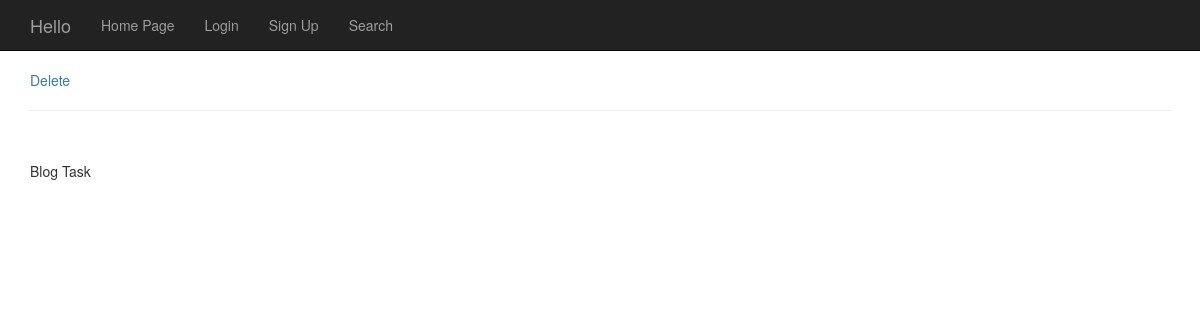
The app's page /category/32/, older data.
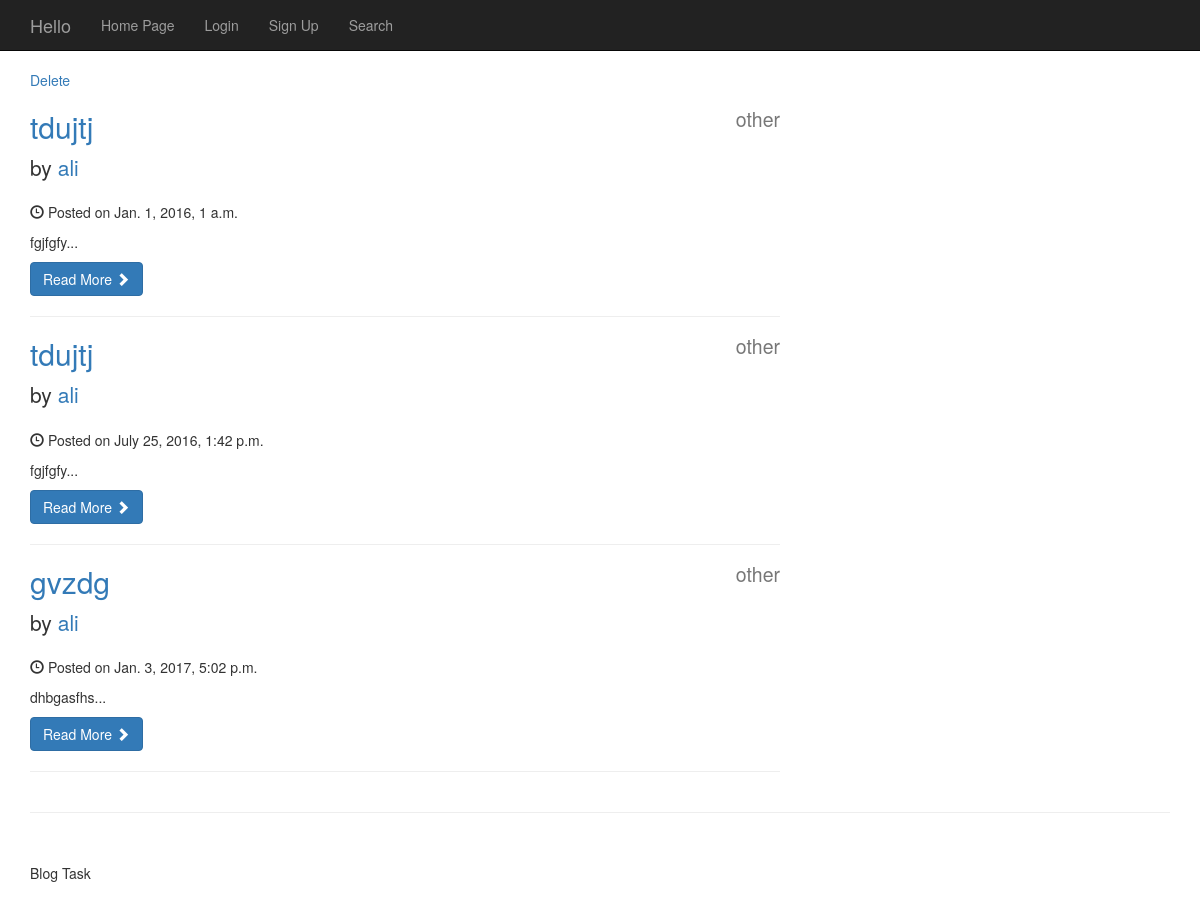
The same page, newer data.
### TaskBlogApp/models.py (models this page shows, shortened)
@python_2_unicode_compatible
class Post(models.Model):
    post_cat = models.ForeignKey(Category)
    post_author = models.ForeignKey(User)
    post_title = models.CharField(max_length=70)
    post_content = models.TextField()
    post_createdAt = models.DateTimeField(auto_now_add=True, null=True, blank=True)
    post_updatedAd = models.DateTimeField(auto_now_add=False, default=datetime.now)
    post_like = models.IntegerField(default=0)
    post_dislike = models.IntegerField(default=0)

@python_2_unicode_compatible
class Category(models.Model):
    cat_title = models.CharField(max_length=70)
    def __str__(self):
        return self.cat_title

### TaskBlogApp/views.py (the view)
# urls.py: url(r'^category/(?P<pk>[0-9]+)/$', views.CategoryView.as_view(), name='category'),
class CategoryView(generic.View):
    template_name = 'categories.html'
    def get(self, request, pk):
        try:
            posts = Post.objects.filter(post_cat_id=self.kwargs.get('pk')).order_by('post_updatedAd')
        except Post.DoesNotExist:
            posts = None
        return render(request, 'categories.html', {
            'posts': posts,
            'cat_pk': self.kwargs.get('pk')
        })

### templates/categories.html (shortened to what this page needs)
<!DOCTYPE html>
<html lang="en">
<head>
    <link rel="stylesheet" href="https://maxcdn.bootstrapcdn.com/bootstrap/3.3.6/css/bootstrap.min.css" />
</head>
<body>
{% extends 'header.html' %}
{% block content %}
    <div class="container">
        <div class="row">
            <div class="col-md-8">
                <a href="{% url 'delete_cat' cat_pk %}">Delete</a>
                {% for post in posts %}
                    <h2>
                        <a href="{% url 'post' post.post_cat_id post.id %}">{{ post.post_title }}</a>
                        <small style="float:right">{{ post.post_cat }}</small>
                    </h2>
                    <p class="lead">
                        by <a href="">{{ post.post_author }}</a>
                    </p>
                    <p><span class="glyphicon glyphicon-time"></span> Posted on {{ post.post_updatedAd }}</p>
                    <p>{{ post.post_content|slice:":300" }}...</p>
                    <a class="btn btn-primary" href="{% url 'post' post.post_cat_id post.id %}">Read More <span class="glyphicon glyphicon-chevron-right"></span></a>
                    <hr>
                {% endfor %}
            </div>
            <div class="col-md-4">
            </div>
        </div>
        <hr>
        <footer>
            <div class="row">
                <div class="col-lg-12">
                    <p>Blog Task</p>
                </div>
            </div>
        </footer>
    </div>
{% endblock %}

Row changes from the older to the newer data that the page shows:
added Post: post_title "tdujtj", post_cat "other", post_author "ali", post_updatedAd "Jan. 1, 2016, 1 a.m.", post_content "fgjfgfy"
added Post: post_title "tdujtj", post_cat "other", post_author "ali", post_updatedAd "July 25, 2016, 1:42 p.m.", post_content "fgjfgfy"
added Post: post_title "gvzdg", post_cat "other", post_author "ali", post_updatedAd "Jan. 3, 2017, 5:02 p.m.", post_content "dhbgasfhs"
